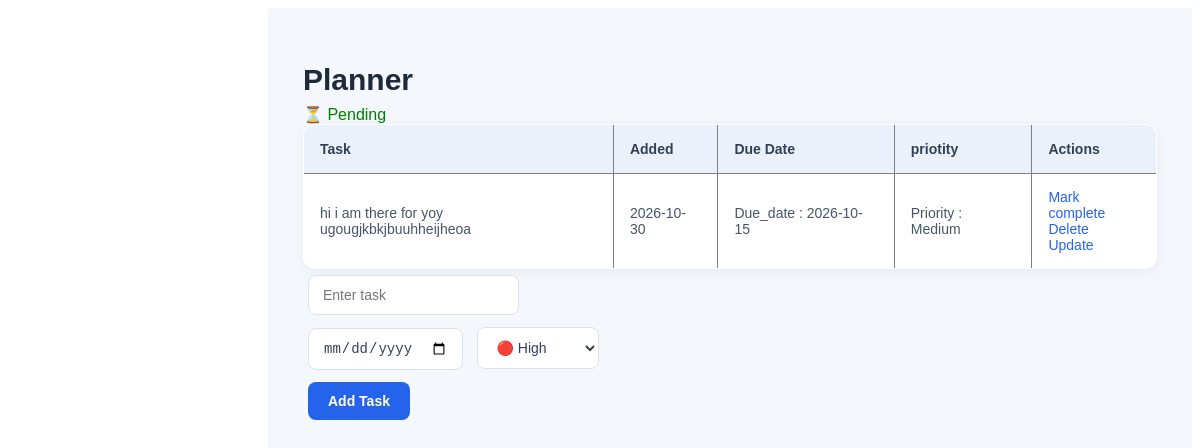
Page /task on the committed database.
### app.py (models this page shows, shortened)
class Todo(db.Model):
    id = db.Column(db.Integer , primary_key=True)
    content = db.Column(db.String(200) , nullable=False)
    date_created = db.Column(db.DateTime , default=datetime.utcnow)
    due_date = db.Column(db.Date , nullable=True)
    priority = db.Column(db.String(20) , default="Meduim")
    complete = db.Column(db.Boolean , default = False)
    user_id = db.Column(db.Integer , db.ForeignKey('user.id'),nullable = False)

### app.py (the view, shortened to what this page needs)
@app.route('/task' , methods=['POST' , 'GET'])
def add():
    form = TaskForm()
    tasks = Todo.query.order_by(Todo.date_created).all()
    return render_template('planner.html' , tasks = tasks , form = form)

### app.py
class TaskForm(FlaskForm):
    content = StringField("Task" , validators =[InputRequired() , Length(min=2 , max=100)] , render_kw = {"placeholder":"Enter task"})
    due_date = DateField("Due Date" , format = "%Y-%m-%d" , render_kw={"type":"date"})
    priority = SelectField("priority" , choices = [("High" , "🔴 High"),("Medium", "🟡 Medium"),
                                                    ("Low", "🟢 Low")] , default = "Meduim")
    submit = SubmitField("Add Task")

### templates/planner.html (shortened to what this page needs)
<!DOCTYPE html>
<html lang="en">
<head>
    <link rel="stylesheet" href="{{ url_for('static', filename='css/planner.css') }}">
</head>
<body>
<div class="content">
    <h1>Planner</h1>
    {% if tasks|length < 1 %}
    <h4>There are no tasks. Enter a task below!</h4>
    {% else %}
    <table border ="1">
        <tr>
            <th>Task</th>
            <th>Added</th>
            <th>Due Date</th>
            <th>priotity</th>
            <th>Actions</th>
        </tr>
        {% for task in tasks %}
        <tr>
            <td>{{task.content}}</td>
            <td>{{ task.date_created.date() }}</td>
            <td>Due_date : {{ task.due_date }}</td>
            <td>Priority : {{ task.priority }}</td>
            {% if task.complete %}
                <span style = "color:green">✅ Completed </span>
            {% else %}
                <span style = "color:green">⏳ Pending</span>
            {% endif %}
            <td>
                {% if not task.complete %}
                <a href="/complete/{{task.id}}">Mark complete</a><br>
                {% endif %}
                <a href="/delete/{{task.id}}">Delete</a>
                <br>
                <a href="/update/{{task.id}}">Update</a>
            </td>
        </tr>
        {% endfor %}
    </table>
    {% endif %}
<form action="/task" method="POST" class="task-form">
    {{ form.content(
        placeholder="Enter task",
        class="task-input"
    ) }}
    <div class="task-options">
        {{ form.due_date(class="task-date") }}
        {{ form.priority(class="task-priority") }}
    </div>
    {{ form.submit(class="task-submit", value="Add Task") }}
</form>
</div>
</body>

### static/css/planner.css (style rules this page uses)
.content { margin-left: 260px; padding: 35px; min-height: 100vh; background: #f4f7fb; font-family: 'Poppins', sans-serif; }
.content h1 { font-size: 30px; font-weight: 700; color: #1e293b; margin-bottom: 8px; }
.content table { width: 100%; border-collapse: collapse; background: #ffffff; border-radius: 12px; overflow: hidden; box-shadow: 0 4px 15px rgba(0,0,0,0.05); }
.content table th { background: #eaf1fb; color: #334155; padding: 16px; text-align: left; font-size: 14px; }
.content table td { padding: 15px 16px; color: #475569; border-bottom: 1px solid #edf0f5; font-size: 14px; }
.content input, .content select { padding: 11px 14px; border: 1px solid #dbe2ea; border-radius: 8px; outline: none; font-size: 14px; background: #ffffff; color: #334155; margin: 6px 5px; }
.content button, .content input[type="submit"] { background: #2563eb; color: white; padding: 11px 20px; border: none; border-radius: 8px; cursor: pointer; font-weight: 600; transition: 0.3s; }
.content a { color: #2563eb; text-decoration: none; font-weight: 500; }

### rows in the picture
Todo: content "hi i am there for yoy ugougjkbkjbuuhheijheoa", date_created "2026-10-30", due_date "2026-10-15", priority "Medium", complete "⏳ Pending"
